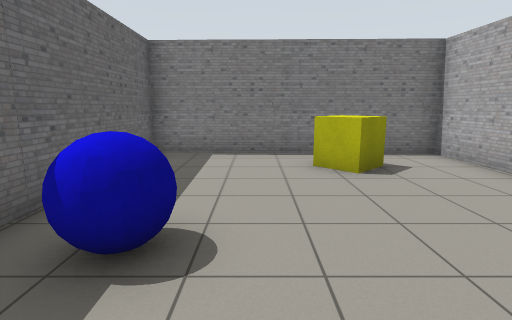
[1] (above)

17 first-person views from a walk through a world built for the Gazebo simulator. The camera is 1.2 m above the floor, tilts 10° down and sees 80° across. The floor is counted in squares, 1 m on a side. Each view is taken from the middle of a square. On the plan, view 1 faces up. The plan holds only what a view shows up to about 13 squares ahead; the rest is blank. The robots in the file are not drawn.

[2]
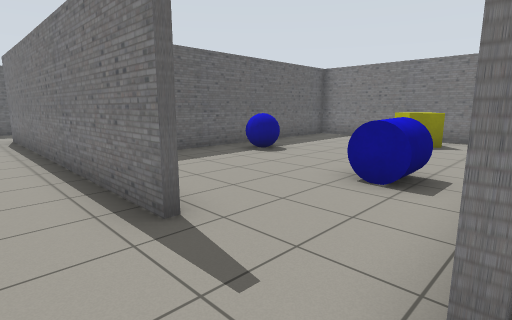

[3]
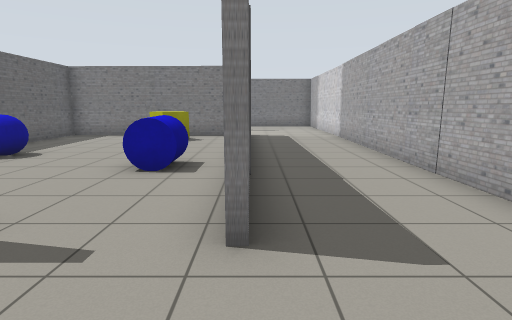

[4]
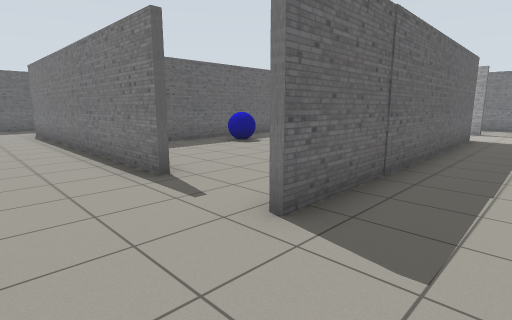

[5]
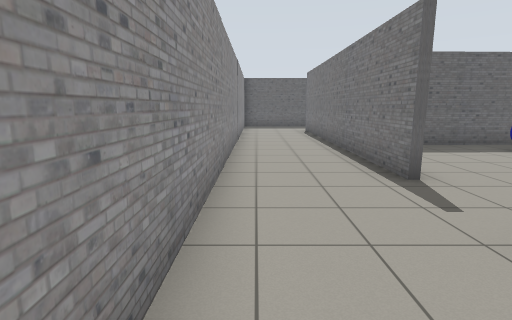

[6]
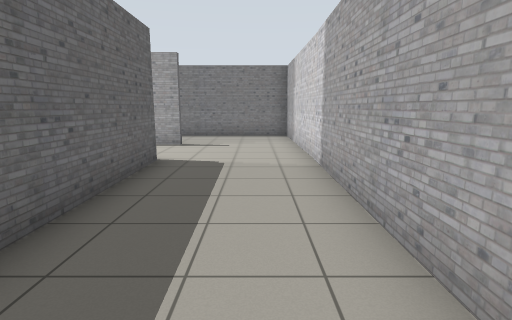

[7]
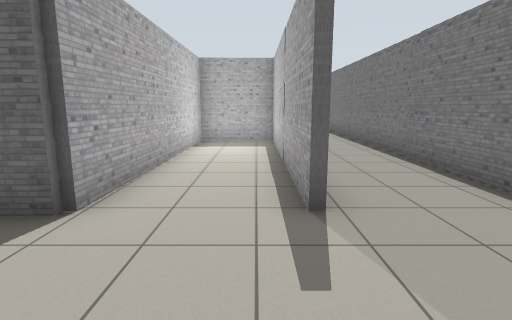

[8]
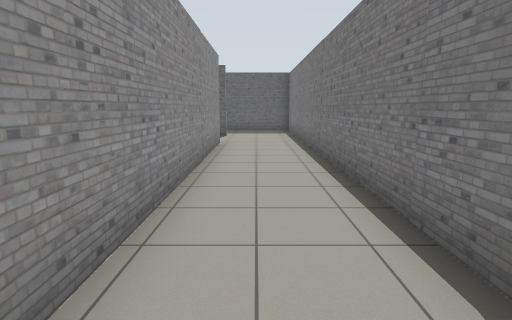

[9]
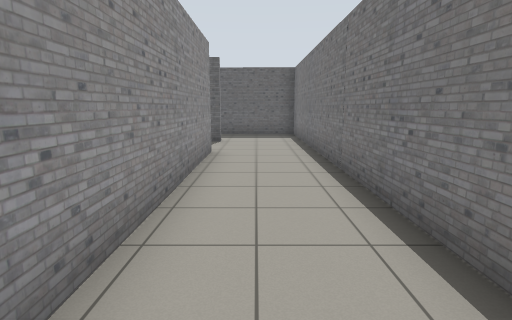

[10]
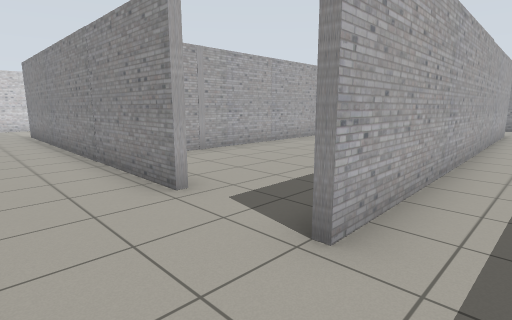

[11]
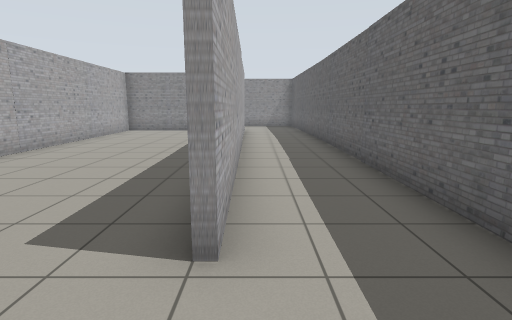

[12]
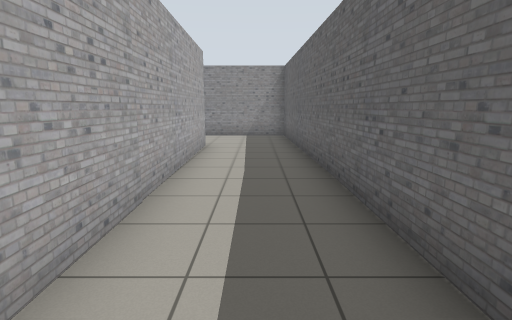

[13]
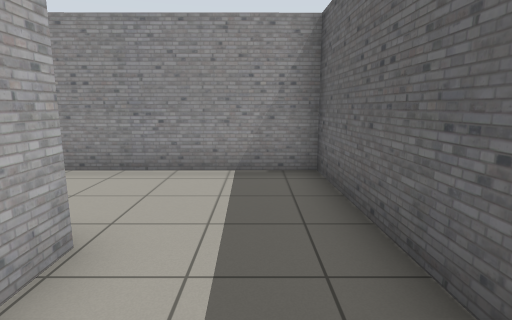

[14]
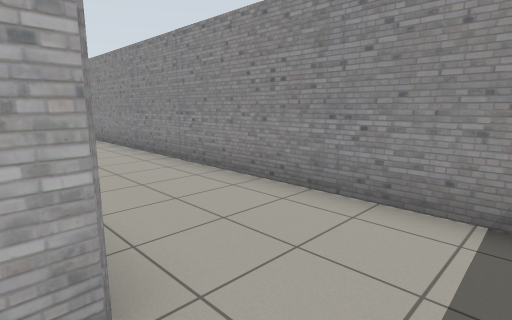

[15]
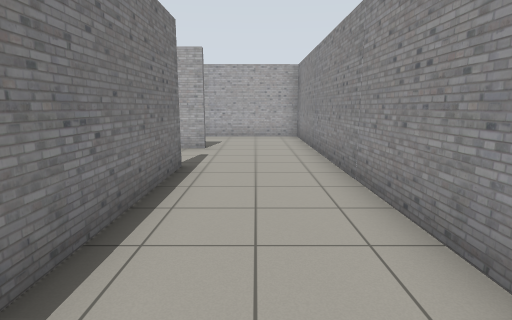

[16]
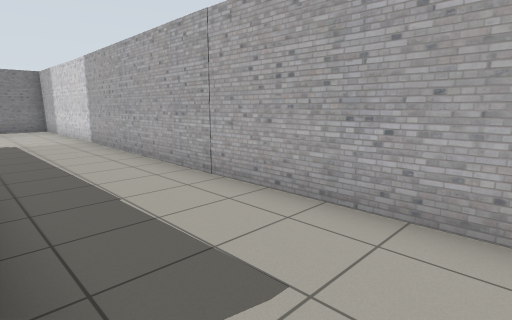

[17]
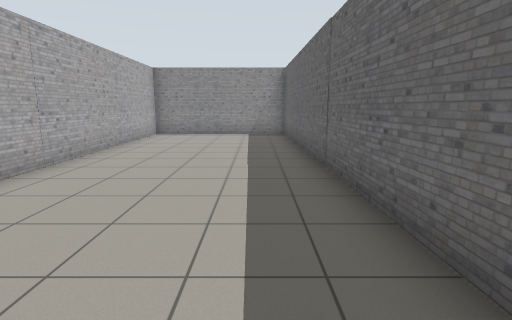

### Floor plan
Ten units are one square. View 1 is at (0, 0); x grows to the right and y downward. Boxes are objects, and circles mark ways between rooms. Rooms are numbered by the first view taken in them; rooms with no view inside come last. Other rooms are left out.
<svg viewBox="-120 -141 208 202">
<path fill="none" stroke="#000" d="M46 -53 46 -77 -26 -79 -25 -1M-62 -108 46 -108M46 -106 -27 -106 -27 -81 48 -79 50 26M-115 -64 -112 56 83 56 82 -136 -112 -136 -113 -63M21 25 -84 25 -87 -108M48 26 48 18M-85 -109 -83 22M-77 23 -27 23 -29 -86"/>
<rect x="-15" y="-35" width="10" height="20" fill="#bbb"><title>blue ball</title></rect>
<rect x="5" y="-75" width="20" height="20" fill="#bbb"><title>yellow box</title></rect>
<rect x="25" y="-15" width="10" height="10" fill="#bbb"><title>blue cylinder</title></rect>
<circle cx="35" cy="20" r="3" fill="#2a7"/>
<circle cx="-75" cy="-115" r="3" fill="#2a7"/>
<text x="10" y="-30">1</text>
<text x="-10" y="-90">2</text>
<text x="-60" y="-50">3</text>
</svg>
Room 1 opens to room 2. Room 2 opens to room 3.

Where each view was taken, in squares from view 1:
view 1: 0 up, 0 right, facing up
view 2: 4 down, 5 right, facing up-left
view 3: 5 down, 5 right, facing up
view 4: 5 down, 7 right, facing up-left
view 5: 5 down, 7 right, facing left
view 6: 1 up, 7 right, facing up
view 7: 10 up, 8 right, facing left
view 8: 12 up, 4 right, facing left
view 9: 12 up, 2 right, facing left
view 10: 13 up, 10 left, facing down-right
view 11: 13 up, 9 left, facing down
view 12: 7 up, 10 left, facing down
view 13: 0 up, 10 left, facing down
view 14: 2 down, 10 left, facing down-right
view 15: 4 down, 4 left, facing right
view 16: 4 down, 5 right, facing up-right
view 17: 11 up, 7 left, facing down
